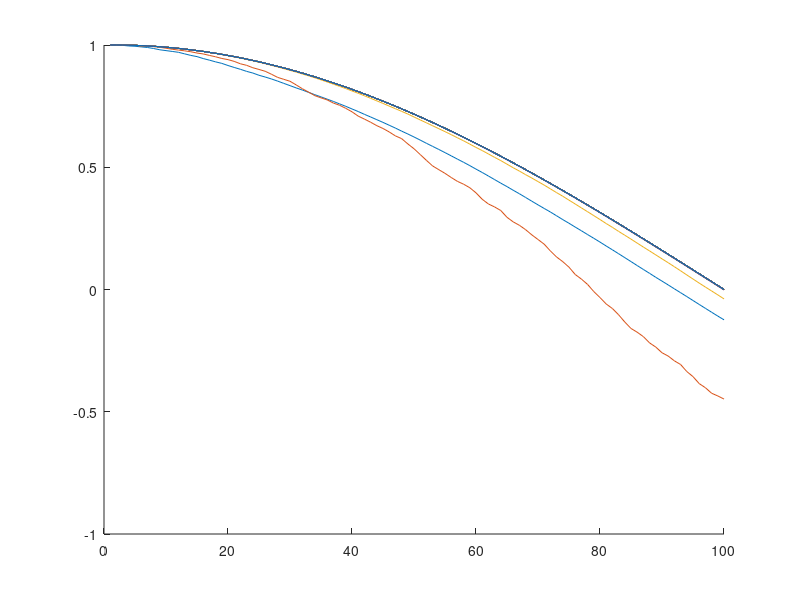

Write the MATLAB code that produced this figure.
clear all
close all

del1 = .5;
del2 =  1.5;

ni1 = .5;
ni2 =  1.5;

t1 = 0;
t2 = pi/2;
n=100;
t = linspace(t1, t2, n)'
delt = t(2)-t(1)
n = length(t)

v = cos(t);
w = ones(n,1);
cero = zeros(n,1);
landa = [w, cero, cero, cero]';

size(landa)

C = [[0 -1 0 0];
     [1 0 0  0];
     [0 0 0 -1];
     [0 0 1  0]];
 
D = [[0 0  0 -1];
     [0 0 -1  0];
     [0 1  0 -1];
     [1 0  0  0]];
 
 hold on 
 for k=1:50
     k
 uy = zeros(n,1);
 ux = zeros(n,1);
 dw1 = rand(n,1);
 
 x = zeros(4,n);
 x(:,1) = [1;0;0;0];
 
 for i = 1:(n-1)
     ll = landa(:,i);
     uy(i) = (1-del1)*v(i) + del1*(ll'*(C * x(:,i)));
     ux(i) = (1-del2)*w(i) + del2*(ll'*(D * x(:,i)));
     M = [[0     -uy(i)    -1      0];
          [uy(i)      0     0      1];
          [1          0     0 -uy(i)];
          [0         -1 uy(i)     0]];
      
     N = [[0         0      0 -ux(i)];
          [0         0 -ux(i)      0];
          [0     ux(i)      0      0];
          [ux(i)     0      0      0]];
      
     x(:,i+1) = x(:,i) + delt*(M*x(:,i)) + dw1(i)*sqrt(delt)*(N*x(:,i));
 end
 
 v = zeros(n,1);
 w = zeros(n,1);
 
 for i=1:n
     ll = landa(:,i);
     v(i) = (1-ni1) * uy(i) + ni1*ll'*(C*x(:,i));
     w(i) = (1-ni2) * ux(i) + ni2*ll'*(D*x(:,i));
 end
 
 landa = zeros(4,n);
 landa(:, n) = [0;x(2,n);0;0];
 dw2 = rand(n,1);
 
 for i=(n-1):1
     X = [[ux(i+1)^2   -v(i+1)                 -1 0];
         [v(i+1)    ux(i+1)^2                  0 1];
         [1                 0 ux(i+1)^2    -v(i+1)];
         [0                -1    v(i+1)  ux(i+1)^2]];
         
     Y = [[0             0      0 ux(i+1)];
         [0             0 ux(i+1)      0];
         [0       -ux(i+1)      0      0];
         [-ux(i+1)       0      0      0]];
         
      landa(:,i) = landa(:, i+1) - delt*(X*landa(:,i+1)) - dw2(i+1)*(Y*janda(:,i+1));
 end
  
 
plot(x(1,:))
 end